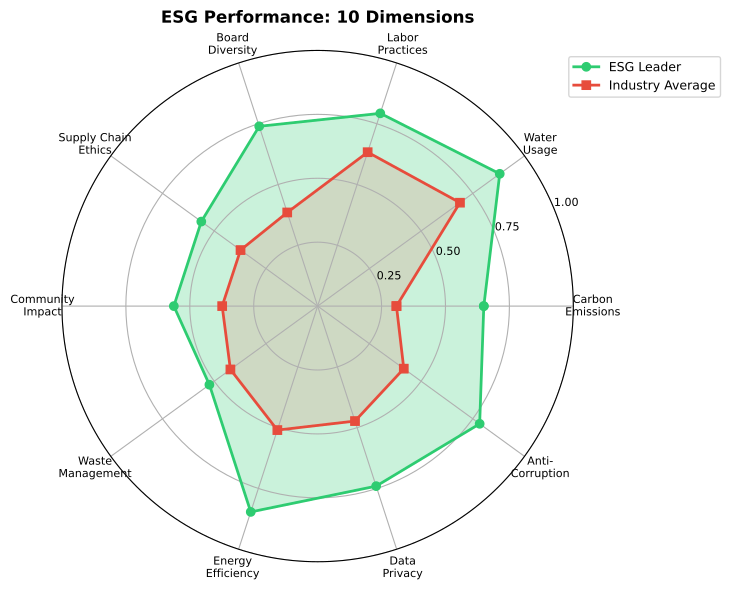

This chart was generated by the following Python code:
"""ESG Dimensions Radar - 10 ESG dimensions for exploration stage"""
import numpy as np
import matplotlib.pyplot as plt
from pathlib import Path

plt.rcParams.update({
    'font.size': 10, 'axes.labelsize': 10, 'axes.titlesize': 11,
    'xtick.labelsize': 9, 'ytick.labelsize': 9, 'legend.fontsize': 9,
    'figure.figsize': (10, 6), 'figure.dpi': 150
})

# ESG dimensions
categories = ['Carbon\nEmissions', 'Water\nUsage', 'Labor\nPractices', 'Board\nDiversity',
              'Supply Chain\nEthics', 'Community\nImpact', 'Waste\nManagement',
              'Energy\nEfficiency', 'Data\nPrivacy', 'Anti-\nCorruption']

# Simulated company scores (normalized 0-1)
np.random.seed(42)
company_a = np.random.uniform(0.5, 0.9, len(categories))
company_b = np.random.uniform(0.3, 0.7, len(categories))

# Number of dimensions
N = len(categories)
angles = np.linspace(0, 2 * np.pi, N, endpoint=False).tolist()
angles += angles[:1]  # Complete the circle

company_a = np.append(company_a, company_a[0])
company_b = np.append(company_b, company_b[0])

fig, ax = plt.subplots(figsize=(10, 6), subplot_kw=dict(polar=True))

# Plot data
ax.plot(angles, company_a, 'o-', linewidth=2, label='ESG Leader', color='#2ecc71')
ax.fill(angles, company_a, alpha=0.25, color='#2ecc71')

ax.plot(angles, company_b, 's-', linewidth=2, label='Industry Average', color='#e74c3c')
ax.fill(angles, company_b, alpha=0.15, color='#e74c3c')

# Set category labels
ax.set_xticks(angles[:-1])
ax.set_xticklabels(categories, size=8)
ax.set_ylim(0, 1)
ax.set_yticks([0.25, 0.5, 0.75, 1.0])
ax.set_yticklabels(['0.25', '0.50', '0.75', '1.00'], size=8)

ax.legend(loc='upper right', bbox_to_anchor=(1.3, 1.0))
ax.set_title('ESG Performance: 10 Dimensions', fontsize=12, fontweight='bold', pad=20)

plt.tight_layout()
plt.savefig(Path(__file__).parent / 'chart.pdf', dpi=300, bbox_inches='tight')
plt.savefig(Path(__file__).parent / 'chart.png', dpi=150, bbox_inches='tight')
plt.close()
print("04_esg_dimensions created")
